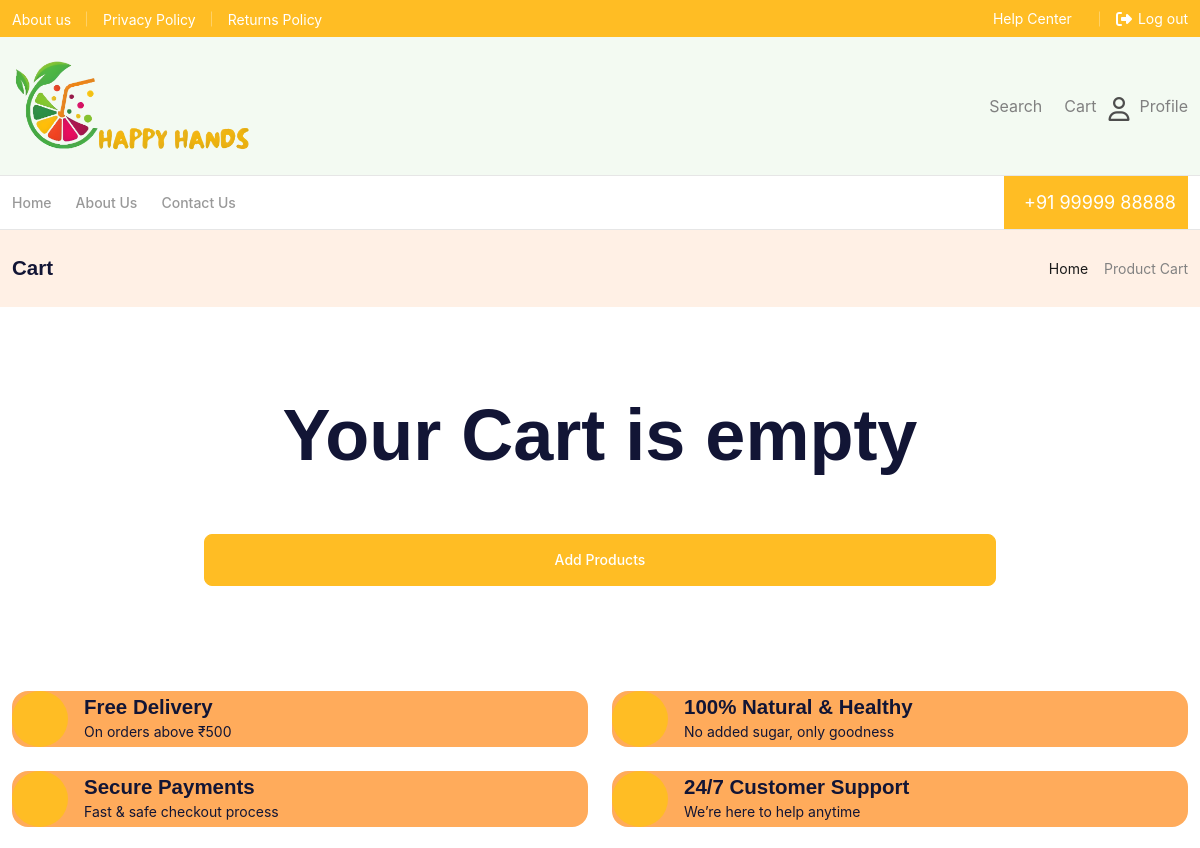
/cart-page/ (signed in, upper part), run on an earlier commit of the app's database.
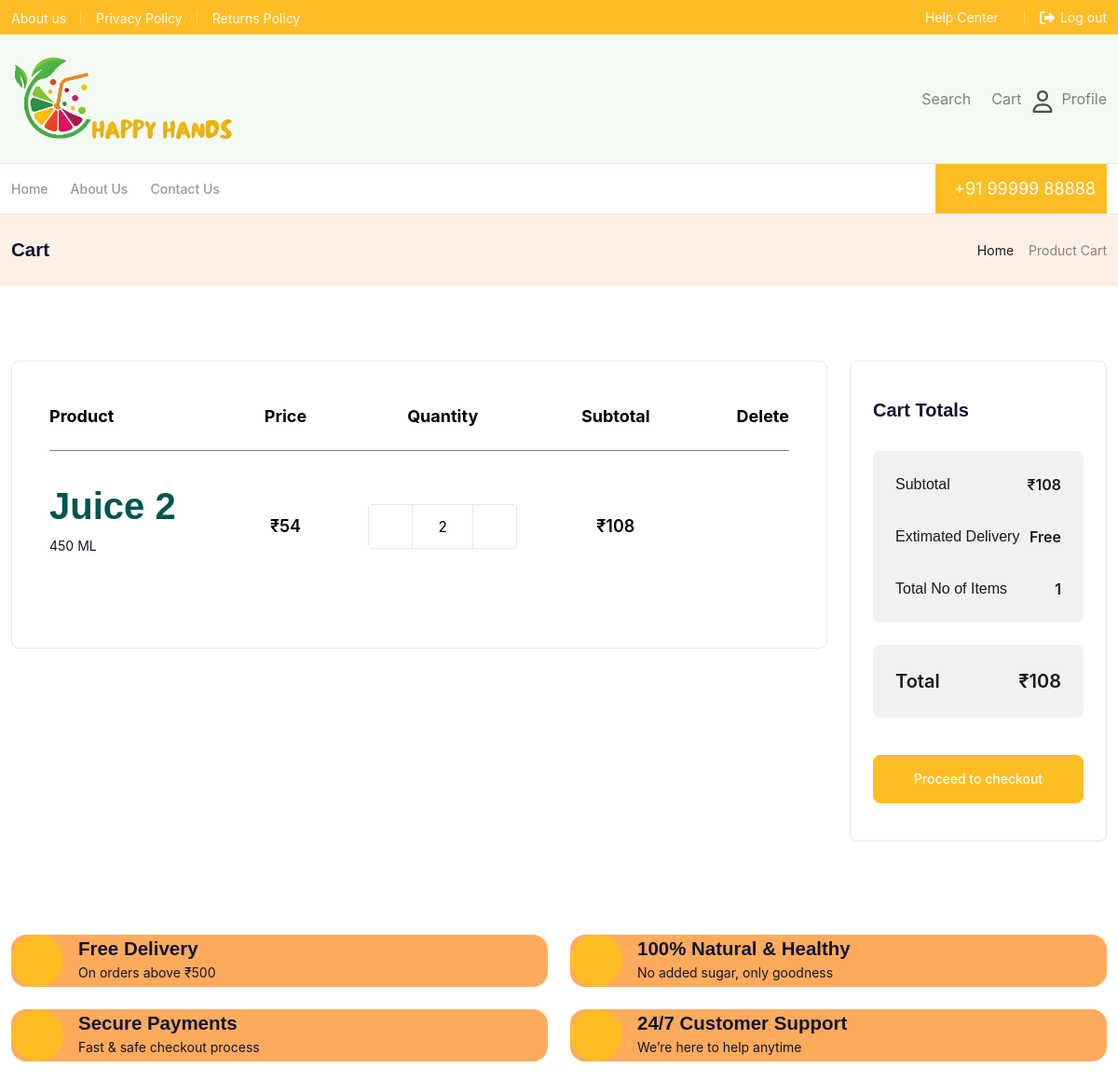
And on a later commit of the database.
### base/models.py (models this page shows, shortened)
class cart(models.Model):
    user=models.ForeignKey(User, on_delete=models.CASCADE)
    product=models.ForeignKey(product, on_delete=models.CASCADE)
    unit_qty= models.IntegerField(default=0,blank=True)
    amount  = models.IntegerField(default=0,blank=True)

class product(models.Model):
   product_name = models.CharField(max_length=255)
   quantity = models.IntegerField(default=0,blank=True,)
   product_description =models.TextField(blank=True,default="")
   specifications =models.TextField(blank=True,default="")
   price=models.IntegerField(default=0,blank=True)
   strikeout_price=models.IntegerField(default=0,blank=True)
   image_1=models.ImageField(upload_to='products/' ,blank=True,)
   image_2=models.ImageField(upload_to='products/' ,blank=True,)
   image_3=models.ImageField(upload_to='products/' ,blank=True,)
   image_4=models.ImageField(upload_to='products/' ,blank=True,)
   image_5=models.ImageField(upload_to='products/' ,blank=True,)
   image_6=models.ImageField(upload_to='products/' ,blank=True,)
   image_7=models.ImageField(upload_to='products/' ,blank=True,)
   key_words=models.CharField(max_length=255,blank=True,default="")
   juice_type =models.CharField(max_length=255,blank=True,default="")
   category =models.CharField(max_length=255,blank=True,default="")
   slug= models.SlugField(blank=True,default="")

### base/views.py (the view)
# urls.py: path('cart-page/', views.cart_page, name='cart_page'),
def cart_page(request):
    post=cart.objects.filter(user=request.user)
    total_qty=post.count()
    sub_total = sum(post.values_list("amount",flat=True))
    if post.exists():
       cart_exists=True
    else:
       cart_exists=False
    content={
       "post":post,
       "total_qty":total_qty,
       "sub_total":sub_total,
       "cart_exists":cart_exists
    }
    return render(request, "cart-page.html",content)

### templates/cart-page.html (shortened to what the changed rows need)
  {% extends "base.html" %}
  {% load static %}
  {% block content %}
 <section class="cart py-80">
    <div class="container container-lg">
        {% if cart_exists %}
        <div class="row gy-4">
            <div class="col-xl-9 col-lg-8">
                <div class="cart-table border border-gray-100 rounded-8 px-40 py-48">
                    <div class="overflow-x-auto scroll-sm scroll-sm-horizontal">
                        <table class="table style-three">
                            <thead>
                                <tr>
                                    <th class="h6 mb-0 text-lg fw-bold">Product</th>
                                    <th class="h6 mb-0 text-lg fw-bold">Price</th>
                                    <th class="h6 mb-0 text-lg fw-bold">Quantity</th>
                                    <th class="h6 mb-0 text-lg fw-bold">Subtotal</th>
                                    <th class="h6 mb-0 text-lg fw-bold">Delete</th>
                                </tr>
                            </thead>
                            <tbody>
                                {% for posts in post  %}
                                <tr>
                                    <td>
                                        <div class="table-product d-flex align-items-center gap-24">
                                            <div class="table-product__content text-start">
                                                <h6 class="title text-lg fw-semibold mb-8">
                                                    <a href="#" class="link text-line-2" tabindex="0">{{posts.product.product_name}}</a>
                                                </h6>
                                                <div class="flex-align gap-16 mb-16">
                                                    <span class="text-neutral-600 text-sm">{{posts.product.quantity}} ML</span>
                                                </div>
                                            </div>
                                        </div>
                                    </td>
                                    <td><span class="text-lg h6 mb-0 fw-semibold">₹{{posts.product.price}}</span></td>
                                    <td>
                                        <form  method="post">
                                        <div class="d-flex rounded-4 overflow-hidden">
                                                <button   formaction="{% url 'base:qty_sub' posts.id  %}" class=" border border-end border-gray-100 flex-shrink-0 h-48 w-48 text-neutral-600 flex-center hover-bg-main-600 hover-text-white">
                                                </button>
                                                <input type="number" readonly name="qty_input" class=" flex-grow-1 border border-gray-100 border-start-0 border-end-0 text-center w-32 px-4" value="{{posts.unit_qty}}" min="1">
                                                <button   formaction="{% url 'base:qty_add' posts.id  %}" class=" border border-end border-gray-100 flex-shrink-0 h-48 w-48 text-neutral-600 flex-center hover-bg-main-600 hover-text-white">
                                                </button>
                                            </div>
                                        </form>
                                    </td>
                                    <td><span class="text-lg h6 mb-0 fw-semibold">₹{{posts.amount}}</span></td>
                                      <td>
                                    </td>
                                </tr>
                                {% endfor %}
                            </tbody>
                        </table>
                    </div>
                </div>
            </div>
            <div class="col-xl-3 col-lg-4">
                <div class="cart-sidebar border border-gray-100 rounded-8 px-24 py-40">
                    <h6 class="text-xl mb-32">Cart Totals</h6>
                    <div class="bg-color-three rounded-8 p-24">
                        <div class="mb-32 flex-between gap-8">
                            <span class="text-gray-900 font-heading-two">Subtotal</span>
                            <span class="text-gray-900 fw-semibold">₹{{sub_total}}</span>
                        </div>
                        <div class="mb-32 flex-between gap-8">
                            <span class="text-gray-900 font-heading-two">Extimated Delivery</span>
                            <span class="text-gray-900 fw-semibold">Free</span>
                        </div>
                        <div class="mb-0 flex-between gap-8">
                            <span class="text-gray-900 font-heading-two">Total No of Items</span>
                            <span class="text-gray-900 fw-semibold">{{total_qty}}</span>
                        </div>
                    </div>
                    <div class="bg-color-three rounded-8 p-24 mt-24">
                        <div class="flex-between gap-8">
                            <span class="text-gray-900 text-xl fw-semibold">Total</span>
                            <span class="text-gray-900 text-xl fw-semibold">₹{{sub_total}}</span>
                        </div>
                    </div>
                    <a href="checkout.html" class="btn btn-main mt-40 py-18 w-100 rounded-8">Proceed to checkout</a>
                </div>
            </div>
        </div>
        {% else %}
         <section class="container pb-5">
               <div class="d-flex justify-content-center">
                   <div class="row cart-buttons mt-5 text-center">
                    <h1>Your Cart is empty</h1>
                       <div class=""><a href="/products" class="btn btn-main mt-40 py-18 w-100 rounded-8">Add Products</a></div>
                    </div>
                </div>
                </section>
        {% endif %}
    </div>
 </section>
   {% endblock content %}

What changed in the data, as far as the page shows it:
added cart: product.product_name "Juice 2", product.quantity "450", product.price "54", qty_input "2", amount "108"
Also different on the page:
{{ sub_total }}: (not shown) → "108"
{{ total_qty }}: (not shown) → "1"
text no longer shown: "Your Cart is empty Add Products"
text now shown: "Product Price Quantity Subtotal Delete Cart Totals Subtotal ₹ Extimated Delivery Free Total No of Items Total ₹ Proceed to checkout"
